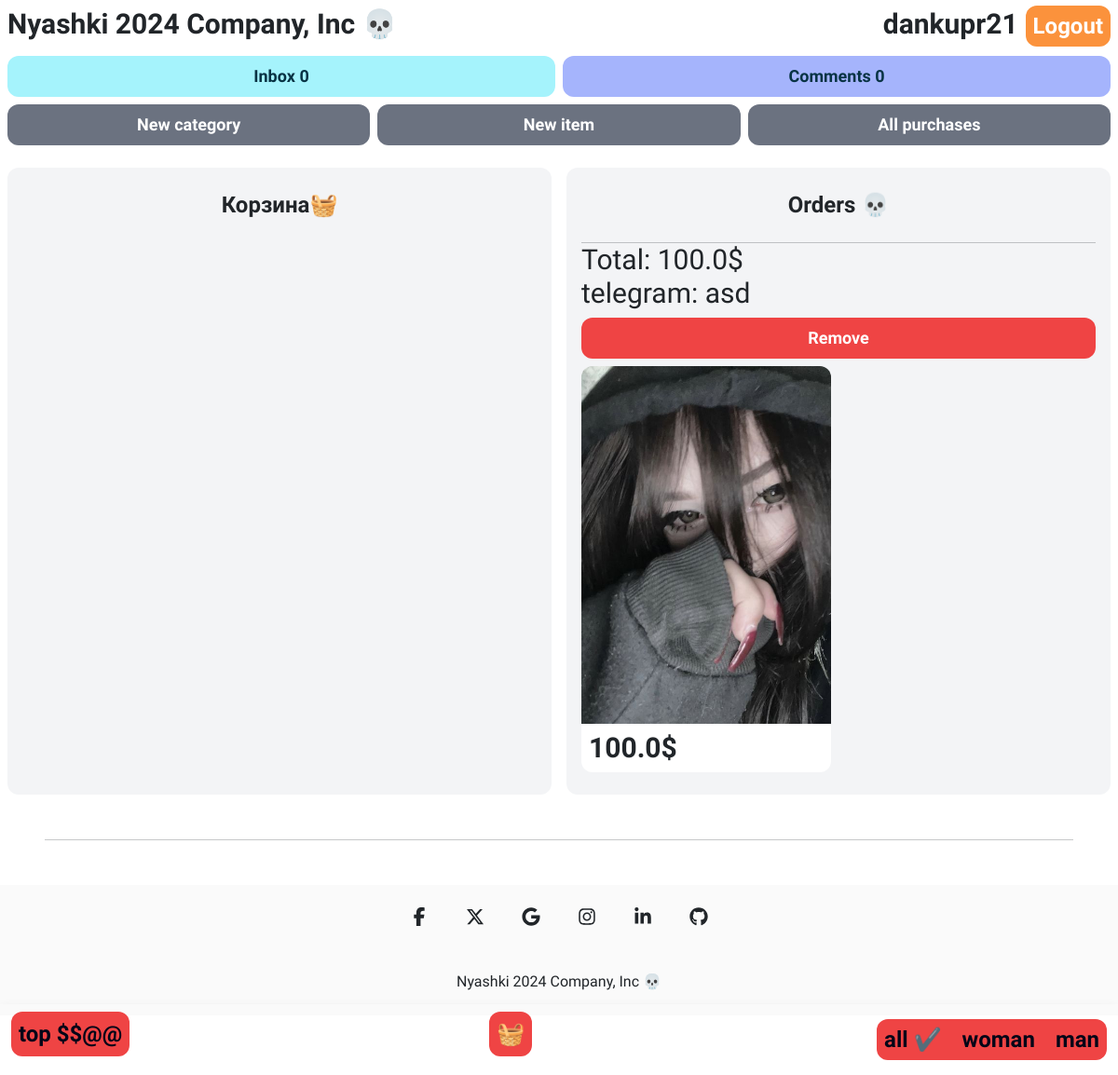
The page /items/basket/ (signed in) on the database as committed earlier.
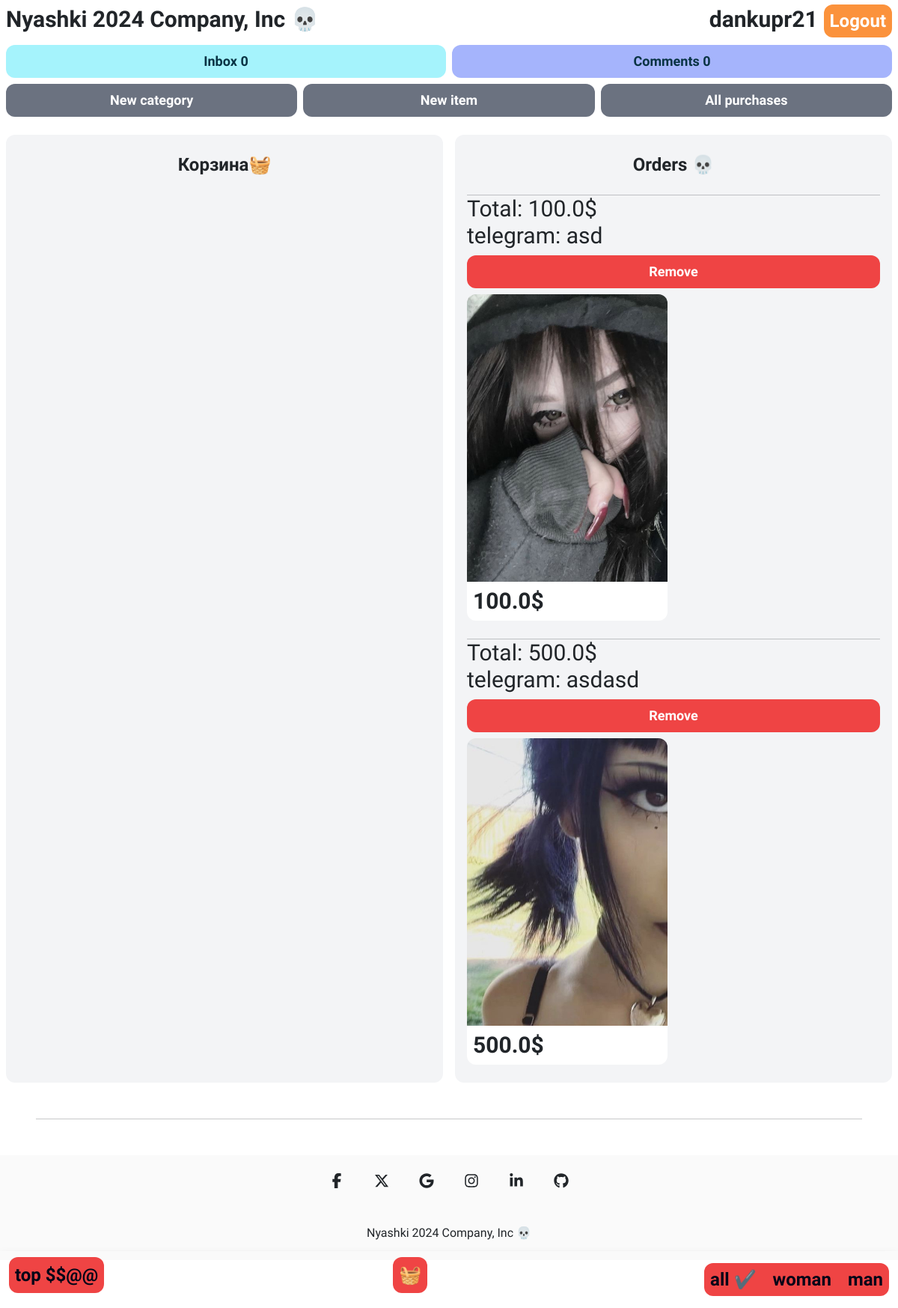
The same page on the database as committed later.
### item/models.py (models this page shows, shortened)
class Purchase(models.Model):
    created_at = models.DateTimeField(auto_now_add=True)
    user = models.ForeignKey(User, on_delete=models.CASCADE)
    items = models.ManyToManyField(Item)
    telegram = models.CharField(max_length=255)
    price = models.FloatField()

class Item(models.Model):
    category = models.ForeignKey(Category, related_name='items', on_delete=models.CASCADE)
    name = models.CharField(max_length=255)
    description = models.TextField(blank=True, null=True)
    price = models.FloatField()
    image = models.ImageField(upload_to='item_images', blank=True, null=True)
    is_sold = models.BooleanField(default=False)
    created_at = models.DateTimeField(auto_now_add=True)
    users = models.ManyToManyField(User, related_name='items', blank=True)
    gender = models.CharField(max_length=1, choices=gender_choice)
    comments = models.ManyToManyField(Comment)

### item/views.py (the view)
# urls.py: path('basket/', views.basket, name='basket'),
@login_required
def basket(request, message=None):
    items = request.user.items.all()
    purchases = Purchase.objects.filter(user=request.user)
    gender = ''
    if "gender" not in request.session:
        gender = 'ALL'
    else:
        gender = request.session["gender"]
    if gender != 'ALL':
        items = items.filter(gender=gender)
    return render(request, 'item/basket.html', {
        'items': items,
        'gender': gender,
        'message': message,
        'purchases': purchases
    })

### item/templates/item/basket.html (shortened to what this page needs)
{% extends 'core/base.html' %}
{% block content %}
  <nav class="navbar flex fixed-bottom bg-transparent">
    <div class="container-fluid">
      <a class="navbar-brand md:text-2xl md:mb-3 md:px-6 md:py-3 py-2 px-2  text-sm font-semibold text-slate-950 bg-red-500 hover:bg-red-700 rounded-xl"  href="{% url 'core:index'%}">top $$@@</a>
            <a class="md:mb-3 md:text-2xl md:px-6 md:py-3 py-2 px-2 md:text-2xl text-sm font-semibold text-white bg-red-500 hover:bg-red-700 rounded-xl" aria-current="page" href="{% url 'item:basket' %}">🧺    </a>
        <ul>
            <a class="md:mb-3 md:text-2xl md:px-6 md:py-3 py-2 px-2 md:text-2xl text-sm font-semibold text-slate-950 bg-red-500 hover:bg-red-700 rounded-s-xl" href="{% url 'item:gender' 'ALL'%}">all {% if gender == 'ALL' %} ✔️ {%endif%}</a>
            <a class="md:mb-3 md:text-2xl md:px-6 md:py-3 py-2 px-2 md:text-2xl text-sm font-semibold text-slate-950 bg-red-500 hover:bg-red-700" href="{% url 'item:gender' 'W' %}">woman {% if gender == 'W' %} ✔️ {%endif%}</a>
            <a class="md:mb-3 md:text-2xl md:px-6 md:py-3 py-2 px-2 md:text-2xl text-sm font-semibold text-slate-950 bg-red-500 hover:bg-red-700 rounded-e-xl" href="{% url 'item:gender' 'M' %}">man{% if gender == 'M' %} ✔️ {%endif%}</a>
            </ul>
        </div>
  </nav>
<div class="grid grid-cols-2 gap-3">
    <div class="md:mt-6 mt-4 px-3 md:px-6 md:py-12 py-4 bg-gray-100 rounded-xl dark:bg-zinc-500">
        <h2 class="md:mb-12 mb-2 text-2xl text-center font-semibold dark:text-white">Корзина🧺
        </h2>
    </div>
    <div class="md:mt-6 mt-4 px-3 md:px-6 md:py-12 py-4 bg-gray-100 rounded-xl dark:bg-zinc-500">
        <h2 class="md:mb-12 mb-2 text-2xl text-center font-semibold dark:text-white">Orders 💀</h2>
        {%if purchases %}
            {%for purchase in purchases %}
            <div class="rounded-xl">
                <hr class="mt-4 dark:text-white">
                <p class="text-lg md:text-3xl dark:text-white">Total: {{ purchase.price }}$</p>
                <p class="text-lg md:text-3xl dark:text-white">telegram: {{ purchase.telegram }}</p>
                <a href="{% url 'item:purchase_delete' purchase.id %}" class="block text-center mt-2 mb-2 md:px-6 md:py-3 px-2 py-2 md:text-lg text-sm font-semibold bg-red-500 hover:bg-red-700 text-white rounded-xl">Remove</a>
                    <div class="grid grid-cols-2 gap-3">
                        {% if purchase.items.all %}
                            {% for item in purchase.items.all %}
                            <div>
                                <a href="{% url 'item:detail' item.id %}">
                                    {% if item.gender == 'W'%}
                                        {% if item.image.url %}
                                        <div class="bg-image hover-overlay hover-zoom ">
                                            <img src="{{ item.image.url }}" class="rounded-t-xl object-cover w-full md:h-96 h-40">
                                        </div>
                                        {% endif %}
                                    {% endif %}
                                    <div class="md:p-6 p-2 bg-white rounded-b-xl">
                                        <p class="md:text-3xl text-md font-semibold">{{ item.price }}$</p>
                                    </div>
                                </a>
                            </div>
                            {% endfor %}
                        {% endif %}
                    </div>
            </div>
            {%endfor%}
        {%endif%}
    </div>
</div>
{% endblock %}

Rows that differ between the two databases and show on the page:
added Purchase: price "500.0", telegram "asdasd"
now on this page (row unchanged): Item: image (picture), price "500.0"
